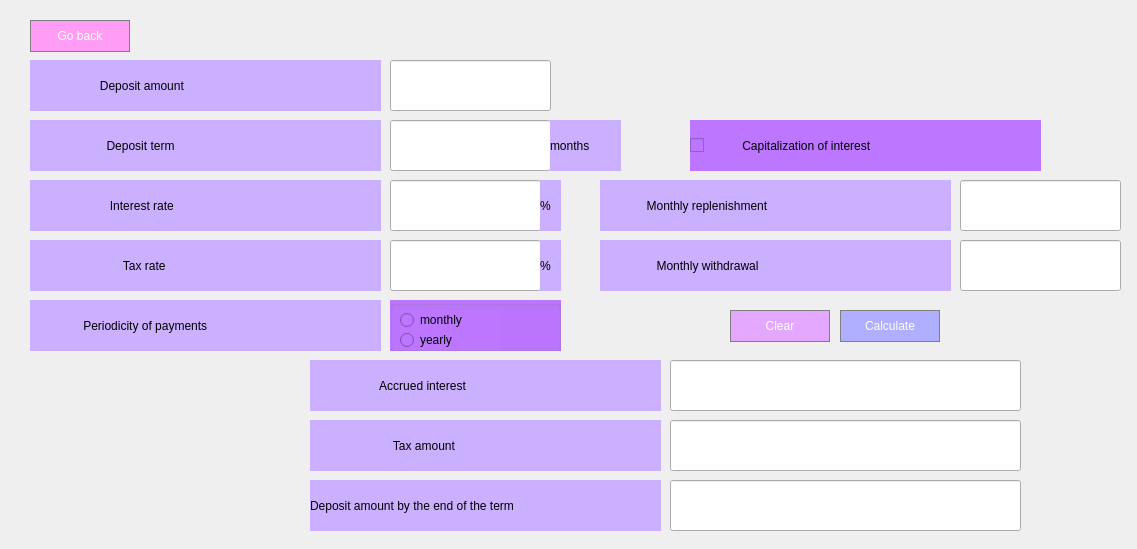
<?xml version="1.0" encoding="UTF-8"?>
<ui version="4.0">
 <class>DepositWindow</class>
 <widget class="QWidget" name="DepositWindow">
  <property name="geometry">
   <rect>
    <x>0</x>
    <y>0</y>
    <width>1137</width>
    <height>549</height>
   </rect>
  </property>
  <property name="windowTitle">
   <string>Form</string>
  </property>
  <property name="styleSheet">
   <string notr="true">DepositWindow {
 background-color: rgb(207, 248, 255);
}</string>
  </property>
  <widget class="QPushButton" name="back_btn">
   <property name="geometry">
    <rect>
     <x>30</x>
     <y>20</y>
     <width>100</width>
     <height>32</height>
    </rect>
   </property>
   <property name="styleSheet">
    <string notr="true">QPushButton{
 background-color: rgb(255, 157, 246);
 color: white;
 border: 1px solid gray;
font: 18pt &quot;Rockwell&quot;;
}

QPushButton:pressed{
 background-color: qlineargradient(spread:pad, x1:0, y1:0, x2:1, y2:0, stop:0 rgba(255, 0, 0, 255), stop:0.166 rgba(255, 255, 0, 255), stop:0.333 rgba(0, 255, 0, 255), stop:0.5 rgba(0, 255, 255, 255), stop:0.666 rgba(0, 0, 255, 255), stop:0.833 rgba(255, 0, 255, 255), stop:1 rgba(255, 0, 0, 255));
}
</string>
   </property>
   <property name="text">
    <string>Go back</string>
   </property>
  </widget>
  <widget class="QPushButton" name="clear_btn">
   <property name="geometry">
    <rect>
     <x>730</x>
     <y>310</y>
     <width>100</width>
     <height>32</height>
    </rect>
   </property>
   <property name="styleSheet">
    <string notr="true">QPushButton{
 background-color: rgb(227, 167, 255);
 color: white;
 border: 1px solid gray;
font: 18pt &quot;Rockwell&quot;;
}

QPushButton:pressed{
 background-color: qlineargradient(spread:pad, x1:0, y1:0, x2:1, y2:0, stop:0 rgba(245, 224, 176, 255), stop:0.09 rgba(246, 189, 237, 255), stop:0.14 rgba(194, 207, 246, 255), stop:0.19 rgba(184, 160, 168, 255), stop:0.25 rgba(171, 186, 248, 255), stop:0.32 rgba(243, 248, 224, 255), stop:0.385 rgba(249, 162, 183, 255), stop:0.47 rgba(100, 115, 124, 255), stop:0.58 rgba(251, 205, 202, 255), stop:0.65 rgba(170, 128, 185, 255), stop:0.75 rgba(252, 222, 204, 255), stop:0.805 rgba(206, 122, 218, 255), stop:0.86 rgba(254, 223, 175, 255), stop:0.91 rgba(254, 236, 244, 255), stop:1 rgba(255, 191, 221, 255));
}</string>
   </property>
   <property name="text">
    <string>Clear</string>
   </property>
  </widget>
  <widget class="QPushButton" name="calculate_btn">
   <property name="geometry">
    <rect>
     <x>840</x>
     <y>310</y>
     <width>100</width>
     <height>32</height>
    </rect>
   </property>
   <property name="styleSheet">
    <string notr="true">QPushButton{
 background-color: rgb(175, 174, 255);
 color: white;
 border: 1px solid gray;
 font: 18pt &quot;Rockwell&quot;;
}

QPushButton:pressed{
 background-color: qlineargradient(spread:pad, x1:0, y1:0, x2:1, y2:0, stop:0 rgba(9, 41, 4, 255), stop:0.085 rgba(2, 79, 0, 255), stop:0.19 rgba(50, 147, 22, 255), stop:0.275 rgba(236, 191, 49, 255), stop:0.39 rgba(243, 61, 34, 255), stop:0.555 rgba(135, 81, 60, 255), stop:0.667 rgba(121, 75, 255, 255), stop:0.825 rgba(164, 255, 244, 255), stop:0.885 rgba(104, 222, 71, 255), stop:1 rgba(93, 128, 0, 255));
}</string>
   </property>
   <property name="text">
    <string>Calculate</string>
   </property>
  </widget>
  <widget class="QLabel" name="deposit_amount_lbl">
   <property name="geometry">
    <rect>
     <x>30</x>
     <y>60</y>
     <width>351</width>
     <height>51</height>
    </rect>
   </property>
   <property name="styleSheet">
    <string notr="true">font: 18pt &quot;Rockwell&quot;;
background-color: rgb(202, 176, 255);</string>
   </property>
   <property name="text">
    <string>                     Deposit amount</string>
   </property>
  </widget>
  <widget class="QLabel" name="deposit_term_lbl">
   <property name="geometry">
    <rect>
     <x>30</x>
     <y>120</y>
     <width>351</width>
     <height>51</height>
    </rect>
   </property>
   <property name="styleSheet">
    <string notr="true">font: 18pt &quot;Rockwell&quot;;
background-color: rgb(202, 176, 255);</string>
   </property>
   <property name="text">
    <string>                       Deposit term</string>
   </property>
  </widget>
  <widget class="QLabel" name="interest_rate_lbl">
   <property name="geometry">
    <rect>
     <x>30</x>
     <y>180</y>
     <width>351</width>
     <height>51</height>
    </rect>
   </property>
   <property name="styleSheet">
    <string notr="true">font: 18pt &quot;Rockwell&quot;;
background-color: rgb(202, 176, 255);</string>
   </property>
   <property name="text">
    <string>                        Interest rate</string>
   </property>
  </widget>
  <widget class="QLabel" name="tax_rate_lbl">
   <property name="geometry">
    <rect>
     <x>30</x>
     <y>240</y>
     <width>351</width>
     <height>51</height>
    </rect>
   </property>
   <property name="styleSheet">
    <string notr="true">font: 18pt &quot;Rockwell&quot;;
background-color: rgb(202, 176, 255);</string>
   </property>
   <property name="text">
    <string>                            Tax rate</string>
   </property>
  </widget>
  <widget class="QLabel" name="periodicity_lbl">
   <property name="geometry">
    <rect>
     <x>30</x>
     <y>300</y>
     <width>351</width>
     <height>51</height>
    </rect>
   </property>
   <property name="styleSheet">
    <string notr="true">font: 18pt &quot;Rockwell&quot;;
background-color: rgb(202, 176, 255);</string>
   </property>
   <property name="text">
    <string>                Periodicity of payments</string>
   </property>
  </widget>
  <widget class="QLabel" name="monthly_replenishment_lbl">
   <property name="geometry">
    <rect>
     <x>600</x>
     <y>180</y>
     <width>351</width>
     <height>51</height>
    </rect>
   </property>
   <property name="styleSheet">
    <string notr="true">font: 18pt &quot;Rockwell&quot;;
background-color: rgb(202, 176, 255);</string>
   </property>
   <property name="text">
    <string>              Monthly replenishment</string>
   </property>
  </widget>
  <widget class="QLabel" name="monthly_withdrawal_lbl">
   <property name="geometry">
    <rect>
     <x>600</x>
     <y>240</y>
     <width>351</width>
     <height>51</height>
    </rect>
   </property>
   <property name="styleSheet">
    <string notr="true">font: 18pt &quot;Rockwell&quot;;
background-color: rgb(202, 176, 255);</string>
   </property>
   <property name="text">
    <string>                 Monthly withdrawal</string>
   </property>
  </widget>
  <widget class="QLabel" name="accrued_interest_lbl">
   <property name="geometry">
    <rect>
     <x>310</x>
     <y>360</y>
     <width>351</width>
     <height>51</height>
    </rect>
   </property>
   <property name="styleSheet">
    <string notr="true">font: 18pt &quot;Rockwell&quot;;
background-color: rgb(202, 176, 255);</string>
   </property>
   <property name="text">
    <string>                     Accrued interest</string>
   </property>
  </widget>
  <widget class="QLabel" name="deposit_by_the_end_lbl">
   <property name="geometry">
    <rect>
     <x>310</x>
     <y>480</y>
     <width>351</width>
     <height>51</height>
    </rect>
   </property>
   <property name="styleSheet">
    <string notr="true">font: 18pt &quot;Rockwell&quot;;
background-color: rgb(202, 176, 255);</string>
   </property>
   <property name="text">
    <string>Deposit amount by the end of the term</string>
   </property>
  </widget>
  <widget class="QLabel" name="tax_amount_lbl">
   <property name="geometry">
    <rect>
     <x>310</x>
     <y>420</y>
     <width>351</width>
     <height>51</height>
    </rect>
   </property>
   <property name="styleSheet">
    <string notr="true">font: 18pt &quot;Rockwell&quot;;
background-color: rgb(202, 176, 255);</string>
   </property>
   <property name="text">
    <string>                         Tax amount</string>
   </property>
  </widget>
  <widget class="QLineEdit" name="deposit_by_the_end_lineEdit">
   <property name="geometry">
    <rect>
     <x>670</x>
     <y>480</y>
     <width>351</width>
     <height>51</height>
    </rect>
   </property>
   <property name="styleSheet">
    <string notr="true">font: 18pt &quot;.AppleSystemUIFont&quot;;</string>
   </property>
  </widget>
  <widget class="QLineEdit" name="accrued_interest_lineEdit">
   <property name="geometry">
    <rect>
     <x>670</x>
     <y>360</y>
     <width>351</width>
     <height>51</height>
    </rect>
   </property>
   <property name="styleSheet">
    <string notr="true">font: 18pt &quot;.AppleSystemUIFont&quot;;</string>
   </property>
  </widget>
  <widget class="QLineEdit" name="tax_amount_lineEdit">
   <property name="geometry">
    <rect>
     <x>670</x>
     <y>420</y>
     <width>351</width>
     <height>51</height>
    </rect>
   </property>
   <property name="styleSheet">
    <string notr="true">font: 18pt &quot;.AppleSystemUIFont&quot;;</string>
   </property>
  </widget>
  <widget class="QLineEdit" name="deposit_amount_lineEdit">
   <property name="geometry">
    <rect>
     <x>390</x>
     <y>60</y>
     <width>161</width>
     <height>51</height>
    </rect>
   </property>
   <property name="styleSheet">
    <string notr="true">font: 18pt &quot;.AppleSystemUIFont&quot;;</string>
   </property>
  </widget>
  <widget class="QLineEdit" name="deposit_term_lineEdit">
   <property name="geometry">
    <rect>
     <x>390</x>
     <y>120</y>
     <width>161</width>
     <height>51</height>
    </rect>
   </property>
   <property name="styleSheet">
    <string notr="true">font: 18pt &quot;.AppleSystemUIFont&quot;;</string>
   </property>
  </widget>
  <widget class="QLineEdit" name="interest_rate_lineEdit">
   <property name="geometry">
    <rect>
     <x>390</x>
     <y>180</y>
     <width>151</width>
     <height>51</height>
    </rect>
   </property>
   <property name="styleSheet">
    <string notr="true">font: 18pt &quot;.AppleSystemUIFont&quot;;</string>
   </property>
  </widget>
  <widget class="QGroupBox" name="periodicity_groupBox">
   <property name="geometry">
    <rect>
     <x>390</x>
     <y>300</y>
     <width>171</width>
     <height>51</height>
    </rect>
   </property>
   <property name="styleSheet">
    <string notr="true">background-color: rgb(189, 118, 255);</string>
   </property>
   <property name="title">
    <string/>
   </property>
   <widget class="QRadioButton" name="period_monthly_radio_btn">
    <property name="geometry">
     <rect>
      <x>10</x>
      <y>10</y>
      <width>99</width>
      <height>20</height>
     </rect>
    </property>
    <property name="styleSheet">
     <string notr="true">font: 18pt &quot;Rockwell&quot;;
 background-color: rgb(189, 118, 255);</string>
    </property>
    <property name="text">
     <string>monthly</string>
    </property>
   </widget>
   <widget class="QRadioButton" name="period_yearly_radio_btn">
    <property name="geometry">
     <rect>
      <x>10</x>
      <y>30</y>
      <width>99</width>
      <height>20</height>
     </rect>
    </property>
    <property name="styleSheet">
     <string notr="true">font: 18pt &quot;Rockwell&quot;;
 background-color: rgb(189, 118, 255);</string>
    </property>
    <property name="text">
     <string>yearly</string>
    </property>
   </widget>
  </widget>
  <widget class="QLineEdit" name="tax_rate_lineEdit">
   <property name="geometry">
    <rect>
     <x>390</x>
     <y>240</y>
     <width>151</width>
     <height>51</height>
    </rect>
   </property>
   <property name="styleSheet">
    <string notr="true">font: 18pt &quot;.AppleSystemUIFont&quot;;</string>
   </property>
  </widget>
  <widget class="QCheckBox" name="capitalization_checkBox">
   <property name="geometry">
    <rect>
     <x>690</x>
     <y>120</y>
     <width>351</width>
     <height>51</height>
    </rect>
   </property>
   <property name="styleSheet">
    <string notr="true">font: 18pt &quot;Rockwell&quot;;
 background-color: rgb(189, 118, 255);</string>
   </property>
   <property name="text">
    <string>          Capitalization of interest</string>
   </property>
  </widget>
  <widget class="QLineEdit" name="monthly_withdrawal_lineEdit">
   <property name="geometry">
    <rect>
     <x>960</x>
     <y>240</y>
     <width>161</width>
     <height>51</height>
    </rect>
   </property>
   <property name="styleSheet">
    <string notr="true">font: 18pt &quot;.AppleSystemUIFont&quot;;</string>
   </property>
  </widget>
  <widget class="QLineEdit" name="monthly_replenishment_lineEdit">
   <property name="geometry">
    <rect>
     <x>960</x>
     <y>180</y>
     <width>161</width>
     <height>51</height>
    </rect>
   </property>
   <property name="styleSheet">
    <string notr="true">font: 18pt &quot;.AppleSystemUIFont&quot;;</string>
   </property>
  </widget>
  <widget class="QLabel" name="percent_2_lbl">
   <property name="geometry">
    <rect>
     <x>540</x>
     <y>240</y>
     <width>21</width>
     <height>51</height>
    </rect>
   </property>
   <property name="styleSheet">
    <string notr="true">font: 18pt &quot;Rockwell&quot;;
background-color: rgb(202, 176, 255);</string>
   </property>
   <property name="text">
    <string>%</string>
   </property>
  </widget>
  <widget class="QLabel" name="percent_1_lbl">
   <property name="geometry">
    <rect>
     <x>540</x>
     <y>180</y>
     <width>21</width>
     <height>51</height>
    </rect>
   </property>
   <property name="styleSheet">
    <string notr="true">font: 18pt &quot;Rockwell&quot;;
background-color: rgb(202, 176, 255);</string>
   </property>
   <property name="text">
    <string>%</string>
   </property>
  </widget>
  <widget class="QLabel" name="months_lbl">
   <property name="geometry">
    <rect>
     <x>550</x>
     <y>120</y>
     <width>71</width>
     <height>51</height>
    </rect>
   </property>
   <property name="styleSheet">
    <string notr="true">font: 18pt &quot;Rockwell&quot;;
background-color: rgb(202, 176, 255);</string>
   </property>
   <property name="text">
    <string>months</string>
   </property>
  </widget>
 </widget>
 <resources/>
 <connections/>
</ui>
